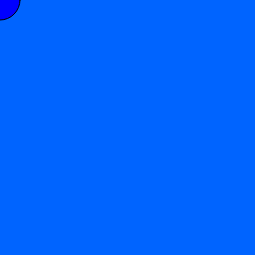
Frame 1 (no input)
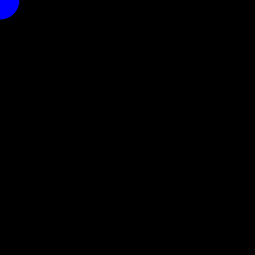
Frame 60 (no input)
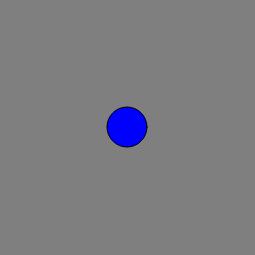
Frame 120 (the mouse pressed at the canvas centre since frame 60)

The p5.js sketch that drew these frames (run headless with seeded random() and noise() and a simulated clock; from frame 60 on, the mouse is pressed at the canvas centre):

// p5.js sketch
// ── sketch.js

var r = 0;
var g = 100;
var b=255;

// INITIALIZE ALL YOUR VARIABLES
// Ideally you would create 3 variables. red blue green or r, g, b


function setup(){

  createCanvas(255,255);

}


function draw(){
background(r,g,b);

fill("blue");
  var ellipse1 =  ellipse(mouseX,mouseY,40,40);

  r= mouseX;
  g=mouseY;
  b=(g+r)/2;


  // change the value of Red based on the mouse movement about the X axis
  // change the value of Green based on the mouse movement about the X axis
  // change the value of Blue based on the mouse movement about the X axis

  // Use the map() function to do so. 

  // Pass the values to the background() function you have learnt previously.

  // Create an ellipse that will move around with you mouse about the X axis.
  // Remember to fill the canvas with white paint before creating the ellipse.
}
